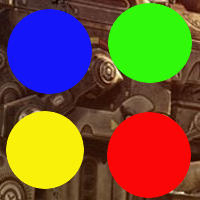
#> input picture colour-circles-test.jpg, 200 x 200 px, given in place of the camera
$ python genzong.py
#> lines starting #> are read from the running program, lines starting #| are printed output that depends on the picture; after the words box and inside, x2 and y2 are one past the last pixel; in counts of white or black regions, pixels touching at a corner belong together
import numpy as np
import cv2
cap = cv2.VideoCapture(0)
ret = cap.set(3, 640)  # 设置帧宽
ret = cap.set(4, 480)  # 设置帧高
font = cv2.FONT_HERSHEY_SIMPLEX  # 设置字体样式
kernel = np.ones((5, 5), np.uint8)  # 卷积核

if cap.isOpened() is True:  # 检查摄像头是否正常启动
    while(True):
        ret, frame = cap.read()
#> frame is the input picture: shape (200, 200, 3); mean B, G, R 57.7, 91.9, 114.9
        gray = cv2.cvtColor(frame, cv2.COLOR_BGR2GRAY)  # 转换为灰色通道
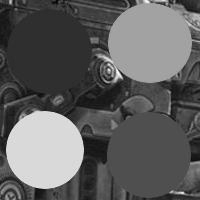
#> gray: shape (200, 200); min 4, max 251, mean 94.9
        hsv = cv2.cvtColor(frame, cv2.COLOR_BGR2HSV)  # 转换为HSV空间
#> hsv: shape (200, 200, 3); mean H, S, V 36.6, 199, 173.1

        lower_green = np.array([35, 50, 100])  # 设定绿色的阈值下限
        upper_green = np.array([77, 255, 255])  # 设定绿色的阈值上限
        #  消除噪声
        mask = cv2.inRange(hsv, lower_green, upper_green)  # 设定掩膜取值范围
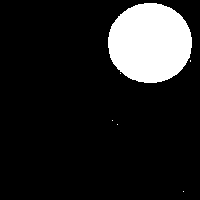
#> mask: shape (200, 200); 13.3% white; 6 white regions (5 under 20 px), largest, box (x1, y1, x2, y2) and area: (108, 3, 192, 83) 5309
        opening = cv2.morphologyEx(mask, cv2.MORPH_OPEN, kernel)  # 形态学开运算
#> opening: shape (200, 200); 13.3% white; 1 white region, box (x1, y1, x2, y2) and area: (108, 3, 192, 83) 5309
        bila = cv2.bilateralFilter(mask, 10, 200, 200)  # 双边滤波消除噪声
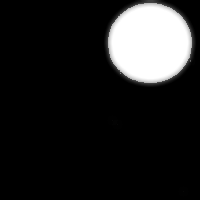
#> bila: shape (200, 200); min 0, max 255, mean 33.9
        edges = cv2.Canny(opening, 50, 100)  # 边缘识别
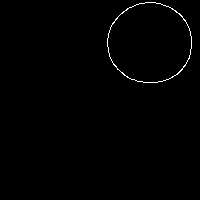
#> edges: shape (200, 200); 0.67% white in thin lines or dots, all inside (x1, y1, x2, y2) = (107, 2, 192, 83)
        # 识别圆形
        circles = cv2.HoughCircles(
            edges, cv2.HOUGH_GRADIENT, 1, 100, param1=100, param2=10, minRadius=10, maxRadius=500)
#> circles = [[149.5, 45.5, 42.1]]
        if circles is not None:  # 如果识别出圆
            for circle in circles[0]:
                #  获取圆的坐标与半径
                x = int(circle[0])
                y = int(circle[1])
                r = int(circle[2])
                cv2.circle(frame, (x, y), r, (0, 0, 255), 3)  # 标记圆
                cv2.circle(frame, (x, y), 3, (255, 255, 0), -1)  # 标记圆心
                text = 'x:  '+str(x)+' y:  '+str(y)
                cv2.putText(frame, text, (10, 30), font, 1, (0, 255, 0), 2, cv2.LINE_AA, 0)  # 显示圆心位置
#> this loop made 1 pass
#> (circle, x, y, r) on pass 1: ([149.5, 45.5, 42.1], 149, 45, 42)
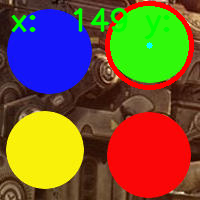
#> frame: shape (200, 200, 3); 6.09% of pixels changed, all inside (x1, y1, x2, y2) = (11, 1, 194, 90)
        else:
            # 如果识别不出，显示圆心不存在
            cv2.putText(frame, 'x: None y: None', (10, 30), font, 1, (0, 255, 0), 2, cv2.LINE_AA, 0)
        cv2.imshow('frame', frame)
        cv2.imshow('mask', mask)
        cv2.imshow('edges', edges)
        k = cv2.waitKey(5) & 0xFF
#> (key Esc is pressed here)
        if k == 27:
            break
    cap.release()
    cv2.destroyAllWindows()
else:
    print('cap is not opened!')
